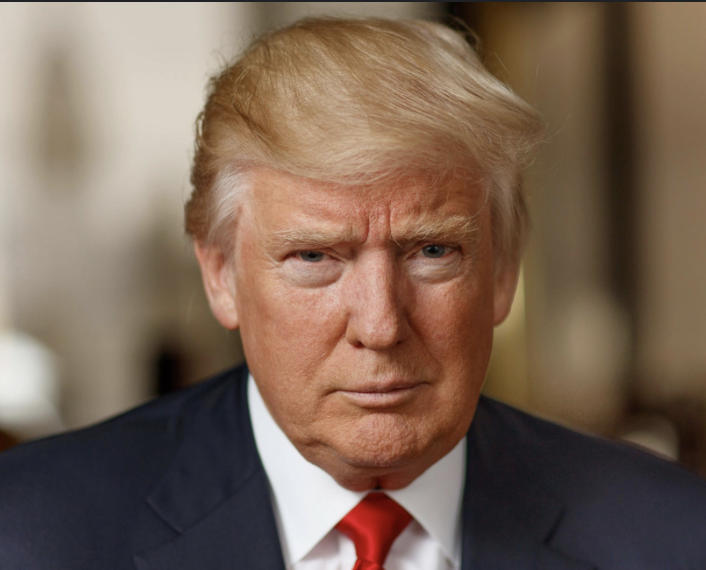
#> input picture frontend/src/assets/donald.png, 706 x 570 px
$ python -i vision_controller.py   (imports and definitions only)
#> lines starting #> are read from the running program, lines starting #| are printed output that depends on the picture
#> further down, picture is the input picture: shape (570, 706, 3); mean B, G, R 85.6, 100.8, 121.8
import cv2
import numpy as np
# import mediapipe as mp
# from deepface import DeepFace

class MoodAnalyzer:
    def __init__(self):
        self.mp_face = None
        self.face_detection = None
        # self.mp_face = mp.solutions.face_detection
        # self.face_detection = self.mp_face.FaceDetection(min_detection_confidence=0.5)

    def analyze_emotions(self, frame: np.ndarray) -> str:
        gray_frame = cv2.cvtColor(frame, cv2.COLOR_BGR2GRAY)
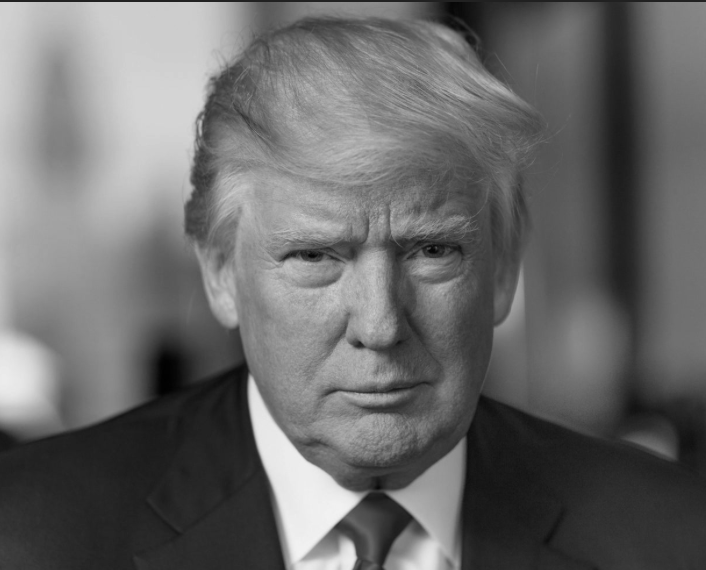
#> gray_frame: shape (570, 706); min 0, max 243, mean 105.4
        rgb_frame = cv2.cvtColor(gray_frame, cv2.COLOR_GRAY2RGB)

        face_cascade = cv2.CascadeClassifier(cv2.data.haarcascades + 'haarcascade_frontalface_default.xml')
        faces = face_cascade.detectMultiScale(gray_frame, scaleFactor=1.1, minNeighbors=5, minSize=(30, 30))
#> faces = [[210, 138, 317, 317]]

        for (x, y, w, h) in faces:
            face_roi = rgb_frame[y:y + h, x:x + w]
            try:
                # result = DeepFace.analyze(face_roi, actions=['emotion'], enforce_detection=False)
                # return result[0]['dominant_emotion']
                return None
            except Exception:
                continue
#> this loop made 1 pass
#> pass 1, in analyze_emotions, `face_roi = rgb_frame[y:y + h, x:x + w]`:
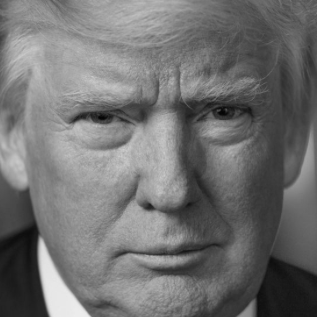
#> face_roi: shape (317, 317, 3); min 4, max 238, mean 113.2

        return "neutral"

    def process_frame(self, frame):
        emotion = self.analyze_emotions(frame)
        display_text = f"Emotion: {emotion}"
        cv2.putText(frame, display_text, (10, 50), cv2.FONT_HERSHEY_SIMPLEX, 0.7, (0, 255, 0), 2, cv2.LINE_AA)
        return frame, emotion

>>> import cv2
>>> picture = cv2.imread('../../../frontend/src/assets/donald.png')
>>> result = MoodAnalyzer().analyze_emotions(picture)
